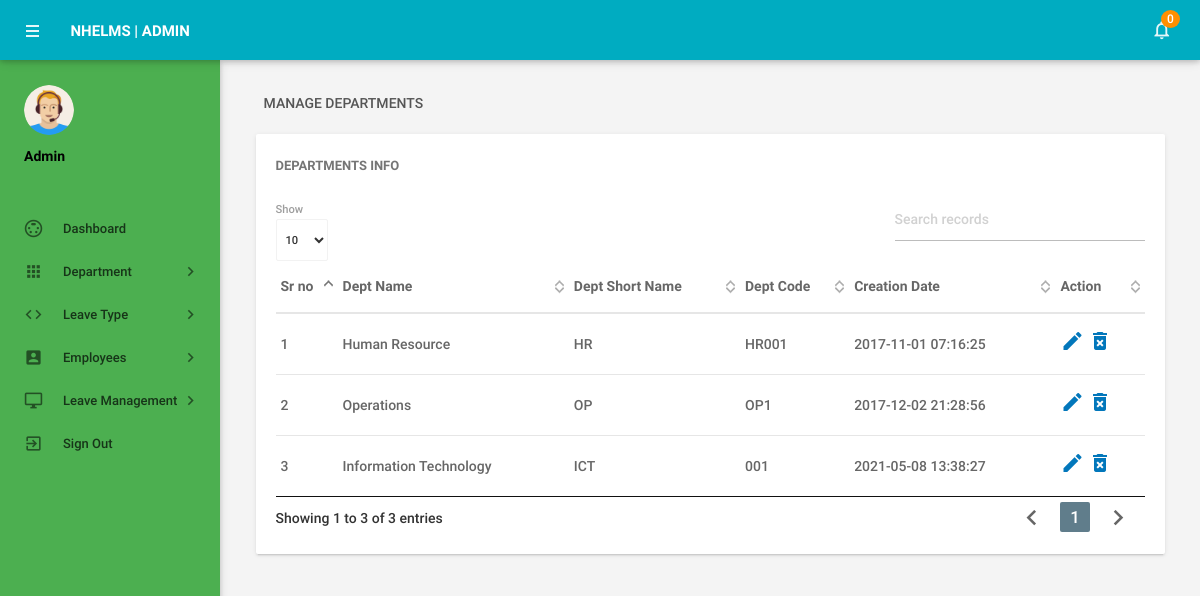
Screenshot of /admin/managedepartments.php (signed in) with the database file from the repository.
### tables this page shows
CREATE TABLE `tbldepartments` (
  `id` int(11) NOT NULL,
  `DepartmentName` varchar(150) DEFAULT NULL,
  `DepartmentShortName` varchar(100) NOT NULL,
  `DepartmentCode` varchar(50) DEFAULT NULL,
  `CreationDate` timestamp NULL DEFAULT current_timestamp()
);

### admin/managedepartments.php (the view, shortened to what this page needs)
<?php
include('includes/config.php');
if(strlen($_SESSION['alogin'])==0)
    {
header('location:index.php');
}
else{
    ?>
<!DOCTYPE html>
<html lang="en">
    <head>
        <link type="text/css" rel="stylesheet" href="../assets/plugins/materialize/css/materialize.min.css"/>
        <link href="../assets/plugins/material-preloader/css/materialPreloader.min.css" rel="stylesheet">
        <link href="../assets/plugins/datatables/css/jquery.dataTables.min.css" rel="stylesheet">
        <link href="../assets/css/alpha.min.css" rel="stylesheet" type="text/css"/>
        <link href="../assets/css/custom.css" rel="stylesheet" type="text/css"/>
    </head>
    <body>
       <?php include('includes/header.php');?>
       <?php include('includes/sidebar.php');?>
            <main class="mn-inner">
                <div class="row">
                    <div class="col s12">
                        <div class="page-title">Manage Departments</div>
                    </div>
                    <div class="col s12 m12 l12">
                        <div class="card">
                            <div class="card-content">
                                <span class="card-title">Departments Info</span>
                                <table id="example" class="display responsive-table ">
                                    <thead>
                                        <tr>
                                            <th>Sr no</th>
                                            <th>Dept Name</th>
                                            <th>Dept Short Name</th>
                                            <th>Dept Code</th>
                                            <th>Creation Date</th>
                                            <th>Action</th>
                                        </tr>
                                    </thead>
                                    <tbody>
<?php $sql = "SELECT * from tbldepartments";
$query = $dbh -> prepare($sql);
$query->execute();
$results=$query->fetchAll(PDO::FETCH_OBJ);
$cnt=1;
if($query->rowCount() > 0)
{
foreach($results as $result)
{               ?>
                                        <tr>
                                            <td> <?php echo htmlentities($cnt);?></td>
                                            <td><?php echo htmlentities($result->DepartmentName);?></td>
                                            <td><?php echo htmlentities($result->DepartmentShortName);?></td>
                                            <td><?php echo htmlentities($result->DepartmentCode);?></td>
                                            <td><?php echo htmlentities($result->CreationDate);?></td>
                                            <td><a href="editdepartment.php?deptid=<?php echo htmlentities($result->id);?>"><i class="material-icons">mode_edit</i></a><a href="managedepartments.php?del=<?php echo htmlentities($result->id);?>" onclick="return confirm('Do you want to delete');"> <i class="material-icons">delete_forever</i></a></td>
                                        </tr>
                                         <?php $cnt++;} }?>
                                    </tbody>
                                </table>
                            </div>
                        </div>
                    </div>
                </div>
            </main>
        </div>
        <div class="left-sidebar-hover"></div>
    </body>
</html>
<?php } ?>

### rows the page displays
tbldepartments: DepartmentName "Human Resource", DepartmentShortName "HR", DepartmentCode "HR001", CreationDate "2017-11-01 07:16:25"
tbldepartments: DepartmentName "Operations", DepartmentShortName "OP", DepartmentCode "OP1", CreationDate "2017-12-02 21:28:56"
tbldepartments: DepartmentName "Information Technology", DepartmentShortName "ICT", DepartmentCode "001", CreationDate "2021-05-08 13:38:27"

### other values shown
$unreadcount "0"
